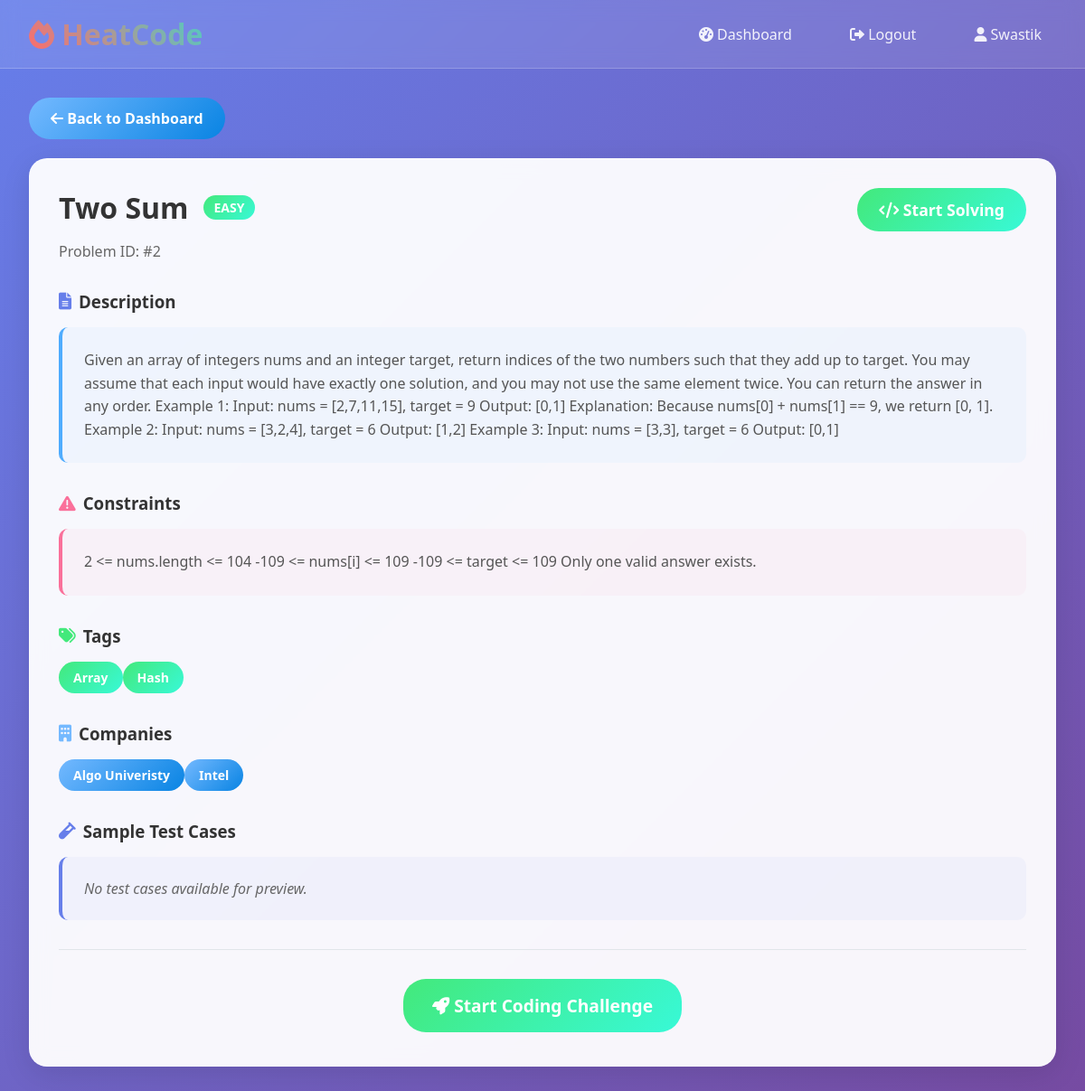
Screenshot of /problem/2/ (signed in) with the database file from the repository.
### authentication/models.py (models this page shows, shortened)
class Problem(models.Model):
    problem_id = models.CharField(max_length=20, unique=True)
    title  = models.CharField(max_length=255)
    description = models.TextField()
    constraints = models.TextField()
    difficulty = models.CharField(max_length=10, choices=[('Easy','Easy'),('Medium','Medium'),('Hard','Hard')])
    companies = models.ManyToManyField(Company, blank=True)
    tags = models.ManyToManyField(Tag, blank=True)
    created_at = models.DateTimeField(auto_now_add=True)
    updated_at = models.DateTimeField(auto_now=True)

class Tag(models.Model):
    name = models.CharField(max_length=100, unique=True)

class Company(models.Model):
    name = models.CharField(max_length=100, unique=True)

### authentication/views.py (the view)
# urls.py: path('problem/<int:problem_id>/', views.problem_detail_view, name='problem_detail'),
@login_required
def problem_detail_view(request, problem_id):
    problem = Problem.objects.get(id=problem_id)
    return render(request, 'authentication/problem.html', {'problem': problem})

### authentication/templates/authentication/problem.html (shortened to what this page needs)
{% extends 'layout.html' %}
{% block content %}
<div style="margin-bottom: 1rem;">
    <a href="{% url 'dashboard_view' %}" class="btn btn-secondary">
        <i class="fas fa-arrow-left"></i> Back to Dashboard
    </a>
</div>
<div class="card">
    <div style="display: flex; justify-content: space-between; align-items: flex-start; margin-bottom: 2rem;">
        <div>
            <div style="display: flex; align-items: center; gap: 1rem; margin-bottom: 1rem;">
                <h1 style="color: #333; margin: 0;">{{ problem.title }}</h1>
                <span class="difficulty-badge difficulty-{{ problem.difficulty|lower }}">
                    {{ problem.difficulty }}
                </span>
            </div>
            <p style="color: #666; margin: 0;">Problem ID: #{{ problem.problem_id }}</p>
        </div>
        <a href="{% url 'solve_problem' problem.id %}" class="btn btn-success" style="font-size: 1.1rem;">
            <i class="fas fa-code"></i> Start Solving
        </a>
    </div>
    <div style="display: grid; gap: 2rem;">
        <div>
            <h3 style="color: #333; margin-bottom: 1rem; display: flex; align-items: center;">
                <i class="fas fa-file-alt" style="margin-right: 0.5rem; color: #667eea;"></i>
                Description
            </h3>
            <div style="background: rgba(79, 172, 254, 0.05); padding: 1.5rem; border-radius: 10px; border-left: 4px solid #4facfe;">
                <p style="margin: 0; line-height: 1.6; color: #555;">{{ problem.description }}</p>
            </div>
        </div>
        <div>
            <h3 style="color: #333; margin-bottom: 1rem; display: flex; align-items: center;">
                <i class="fas fa-exclamation-triangle" style="margin-right: 0.5rem; color: #fa709a;"></i>
                Constraints
            </h3>
            <div style="background: rgba(250, 112, 154, 0.05); padding: 1.5rem; border-radius: 10px; border-left: 4px solid #fa709a;">
                <p style="margin: 0; line-height: 1.6; color: #555;">{{ problem.constraints }}</p>
            </div>
        </div>
        {% if problem.tags.all %}
        <div>
            <h3 style="color: #333; margin-bottom: 1rem; display: flex; align-items: center;">
                <i class="fas fa-tags" style="margin-right: 0.5rem; color: #43e97b;"></i>
                Tags
            </h3>
            <div style="display: flex; flex-wrap: gap: 0.5rem;">
                {% for tag in problem.tags.all %}
                    <span style="background: linear-gradient(135deg, #43e97b 0%, #38f9d7 100%); color: white; padding: 0.5rem 1rem; border-radius: 20px; font-size: 0.875rem; font-weight: 600;">
                        {{ tag.name }}
                    </span>
                {% endfor %}
            </div>
        </div>
        {% endif %}
        {% if problem.companies.all %}
        <div>
            <h3 style="color: #333; margin-bottom: 1rem; display: flex; align-items: center;">
                <i class="fas fa-building" style="margin-right: 0.5rem; color: #74b9ff;"></i>
                Companies
            </h3>
            <div style="display: flex; flex-wrap: gap: 0.5rem;">
                {% for company in problem.companies.all %}
                    <span style="background: linear-gradient(135deg, #74b9ff 0%, #0984e3 100%); color: white; padding: 0.5rem 1rem; border-radius: 20px; font-size: 0.875rem; font-weight: 600;">
                        {{ company.name }}
                    </span>
                {% endfor %}
            </div>
        </div>
        {% endif %}
        <div>
            <h3 style="color: #333; margin-bottom: 1rem; display: flex; align-items: center;">
                <i class="fas fa-vial" style="margin-right: 0.5rem; color: #667eea;"></i>
                Sample Test Cases
            </h3>
            <div style="background: rgba(102, 126, 234, 0.05); padding: 1.5rem; border-radius: 10px; border-left: 4px solid #667eea;">
                {% for testcase in problem.testcases.all %}
                    {% if not testcase.is_hidden %}
                        <div style="margin-bottom: 1.5rem; {% if not forloop.last %}border-bottom: 1px solid #e1e5e9; padding-bottom: 1.5rem;{% endif %}">
                            <div style="margin-bottom: 0.75rem;">
                                <strong style="color: #333;">Input:</strong>
                                <pre style="background: #f8f9fa; padding: 0.75rem; border-radius: 8px; margin: 0.5rem 0; font-family: 'Monaco', 'Menlo', monospace; font-size: 0.875rem; color: #2d3748; overflow-x: auto;">{{ testcase.input_data }}</pre>
                            </div>
                            <div>
                                <strong style="color: #333;">Expected Output:</strong>
                                <pre style="background: #f8f9fa; padding: 0.75rem; border-radius: 8px; margin: 0.5rem 0; font-family: 'Monaco', 'Menlo', monospace; font-size: 0.875rem; color: #2d3748; overflow-x: auto;">{{ testcase.expected_output }}</pre>
                            </div>
                        </div>
                    {% endif %}
                {% empty %}
                    <p style="color: #666; margin: 0; font-style: italic;">No test cases available for preview.</p>
                {% endfor %}
            </div>
        </div>
    </div>
    <div style="margin-top: 2rem; padding-top: 2rem; border-top: 1px solid #e1e5e9; text-align: center;">
        <a href="{% url 'solve_problem' problem.id %}" class="btn btn-success" style="font-size: 1.2rem; padding: 1rem 2rem;">
            <i class="fas fa-rocket"></i> Start Coding Challenge
        </a>
    </div>
</div>
{% endblock %}

### templates/layout.html (shortened to what this page needs)
<!DOCTYPE html>
<html lang="en">
<head>
    <link href="https://cdnjs.cloudflare.com/ajax/libs/font-awesome/6.0.0/css/all.min.css" rel="stylesheet">
</head>
<body>
    <nav class="navbar">
        <div class="nav-container">
            <a href="{% url 'home' %}" class="logo">
                <i class="fas fa-fire"></i> HeatCode
            </a>
            <div class="nav-links">
                {% if user.is_authenticated %}
                    <a href="{% url 'dashboard_view' %}" class="nav-link">
                        <i class="fas fa-tachometer-alt"></i> Dashboard
                    </a>
                    <a href="{% url 'logout_view' %}" class="nav-link">
                        <i class="fas fa-sign-out-alt"></i> Logout
                    </a>
                    <span class="nav-link">
                        <i class="fas fa-user"></i> {{ user.username }}
                    </span>
                {% endif %}
            </div>
        </div>
    </nav>
    <div class="main-container">
        {% block content %}{% endblock %}
    </div>
</body>
</html>

### rows the page displays
Problem: title "Two Sum", difficulty "EASY", problem_id "2", description "Given an array of integers nums and an integer target, return indices of the two numbers such that they add up to target. You may assume that each input would have exactly one solution, and you may not use the same element twice. You can return the answer in any order. Example 1: Input: nums = [2,7,11,15], target = 9 Output: [0,1] Explanation: Because nums[0] + nums[1] == 9, we return [0, 1]. Example 2: Input: nums = [3,2,4], target = 6 Output: [1,2] Example 3: Input: nums = [3,3], target = 6 Output: [0,1]", constraints "2 <= nums.length <= 104 -109 <= nums[i] <= 109 -109 <= target <= 109 Only one valid answer exists."
Tag: name "Array"
Tag: name "Hash"
Company: name "Algo Univeristy"
Company: name "Intel"

### other values shown
{{ user.username }} "Swastik"
